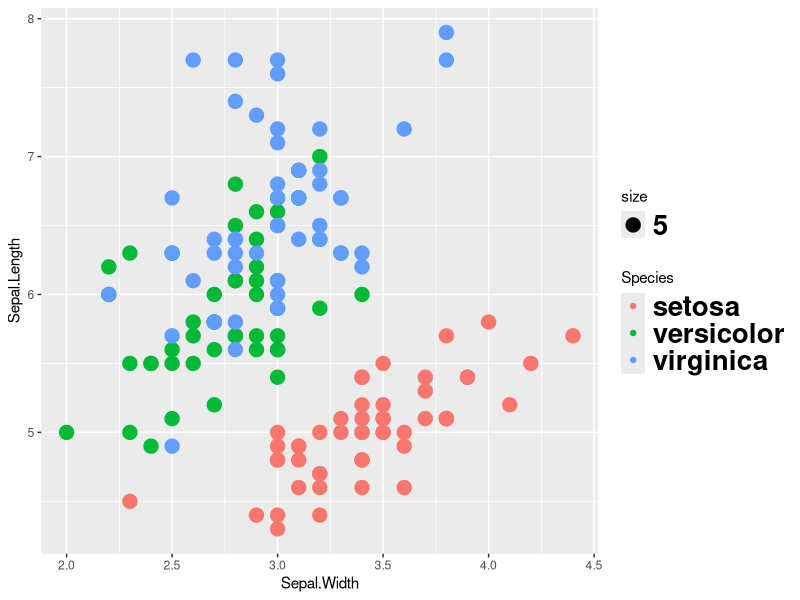
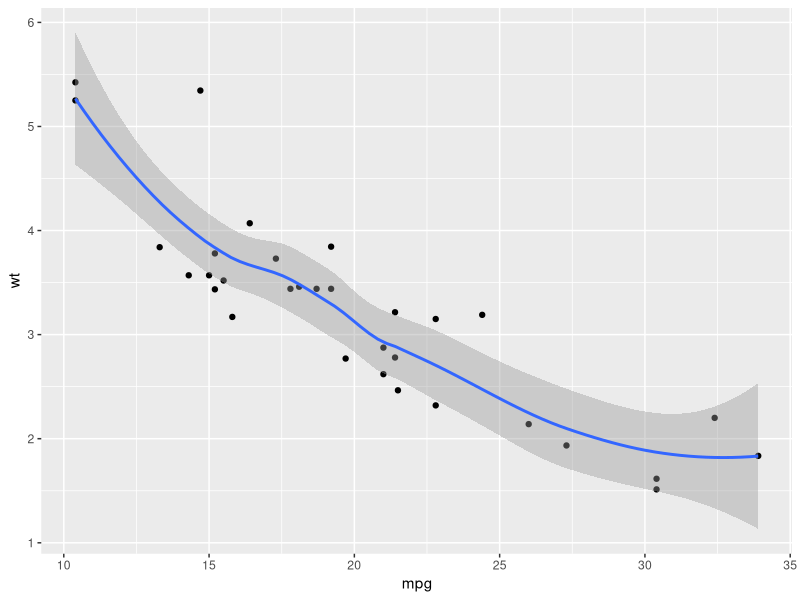

These figures' R source, in order:
## ---- chunk 1
knitr::opts_chunk$set(
  collapse = TRUE,
  comment = "#>",
  fig.path = "README-"
)
## ---- chunk 2
library(ggplot2)
## ---- chunk 3
ggplot(iris)+geom_point(aes(Sepal.Width,Sepal.Length,colour=Species,size=5))+theme(legend.text=element_text(size=20,face="bold"))
# gg iris + point Sepal.W Sepal.L col=Spec siz=Petal.W + theme text: size=20 face="bold"
## ---- chunk 4
ggplot(mtcars) + geom_point(aes(x=mpg, y=wt)) + geom_smooth(aes(x=mpg, y=wt), method='loess')
